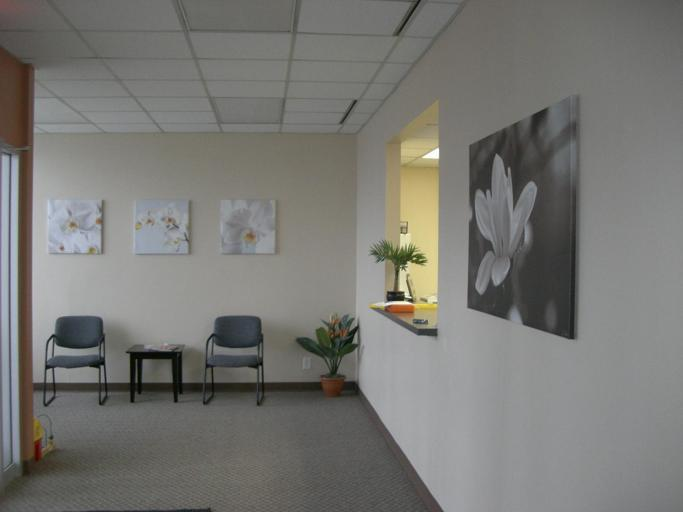
#> input picture images/training/ADE_train_00019690.jpg, 683 x 512 px, found by its file name
$ python debug.py
#> lines starting #> are read from the running program, lines starting #| are printed output that depends on the picture
### legacy/environment.py
import cv2
import numpy as np

import gym
from gym import error, spaces, utils
from gym.utils import seeding

from PIL import Image
from scipy.stats import multivariate_normal
from image_foveation import foveat_img


class AfcEnv(gym.Env):
    """
    Artificial Forvia Control
    action:
    observation: RGB images ()
    """

    metadata = {"render.modes": ["human", "rgb_array"], "video.frames_per_second": 50}

    def __init__(self):
        im_path = "./ADEChallengeData2016/images/training/ADE_train_00019690.jpg"
        an_path = im_path.replace("images", "annotations").replace("jpg", "png")

        self.im_pil = Image.open(im_path)
#> self.im_pil is the input picture: PIL image 683x512 RGB; mean R, G, B 120.2, 119.7, 115.9
        self.an_pil = Image.open(an_path)

        self.im_height = 100
        self.im_width = 100

        self.im = np.array(self.im_pil.resize((self.im_width, self.im_height)))
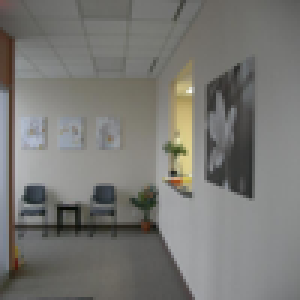
#> self.im: shape (100, 100, 3) (shown 3 times larger); mean R, G, B 120.3, 119.8, 115.9
        self.an = np.array(self.an_pil)

        self.an_height = self.an.shape[0]
#> self.an_height = 512
        self.an_width = self.an.shape[1]
#> self.an_width = 683

#> (the run stopped early here; a loop or call above may not have finished)
